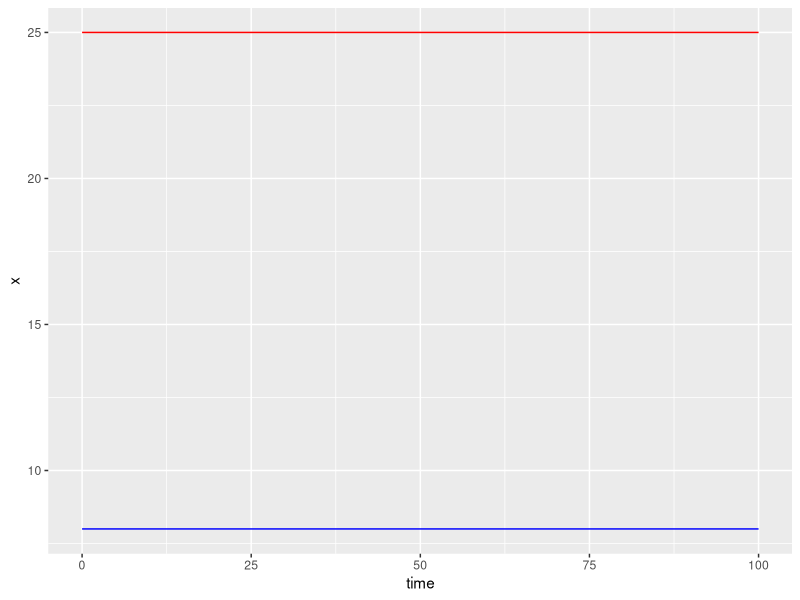
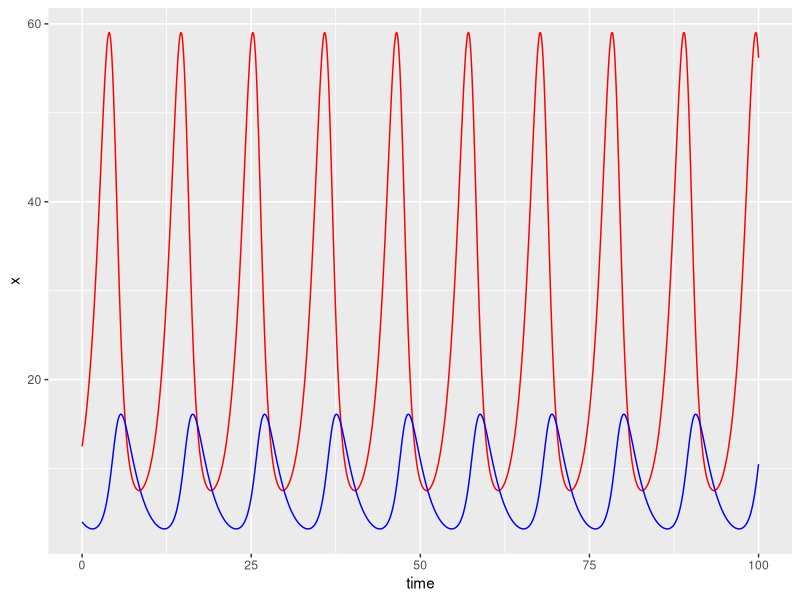
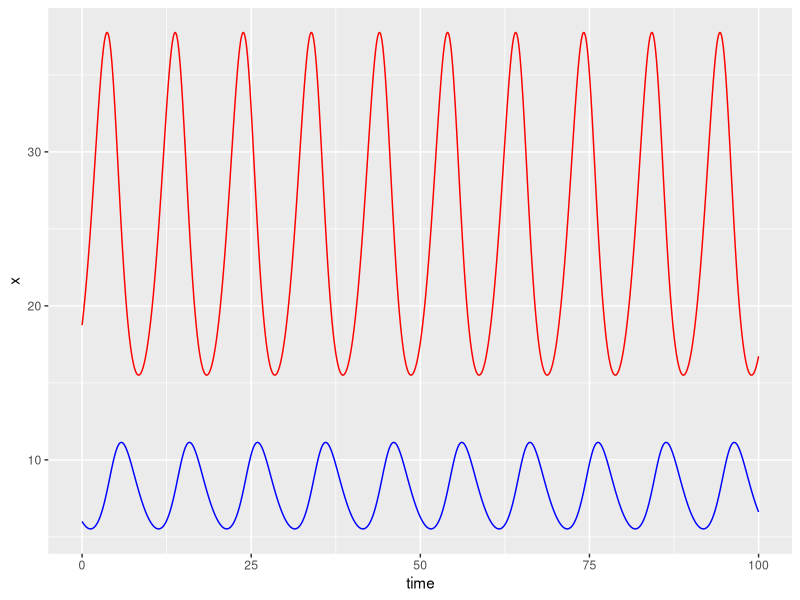
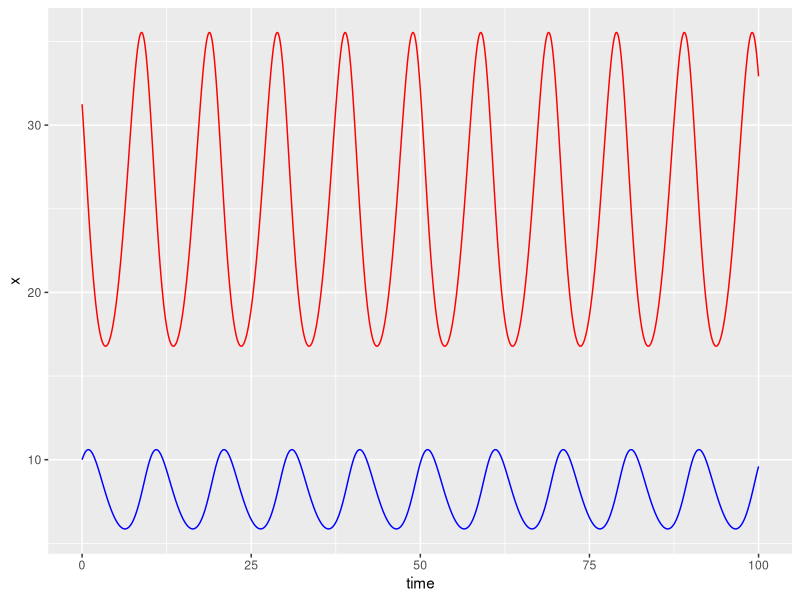
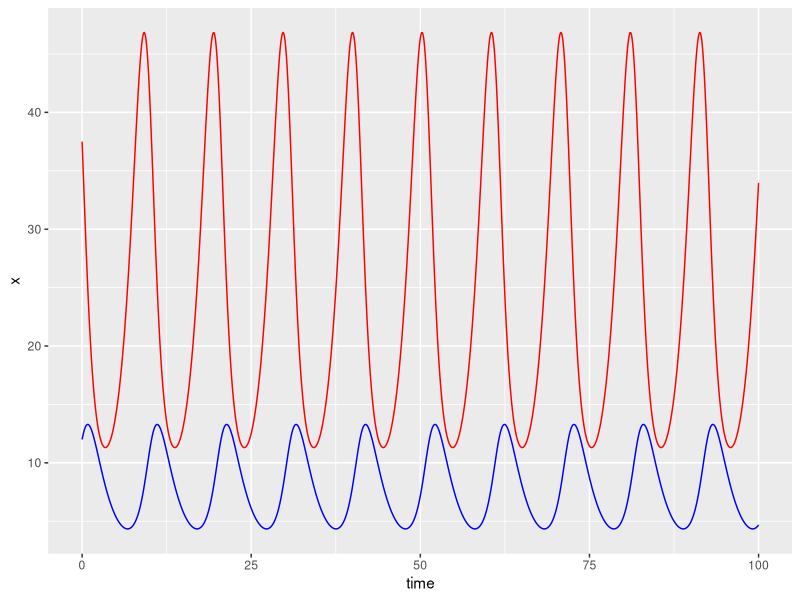
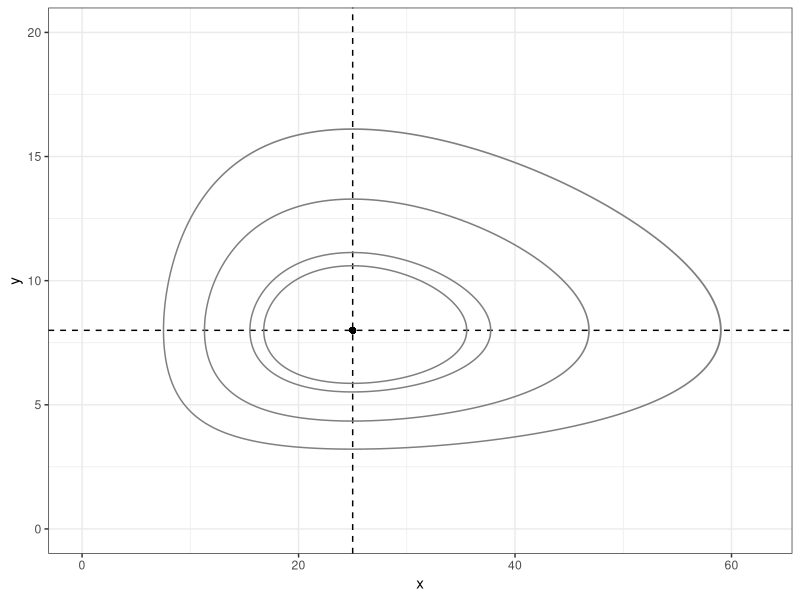
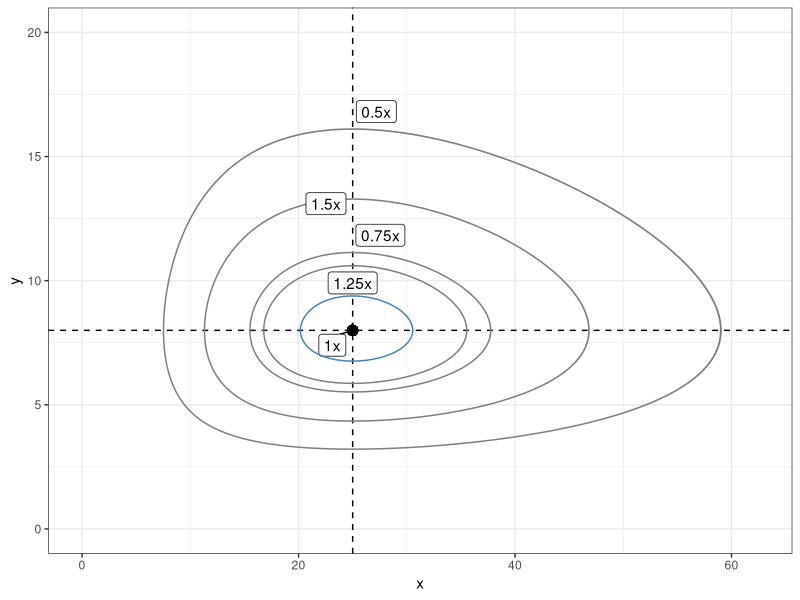
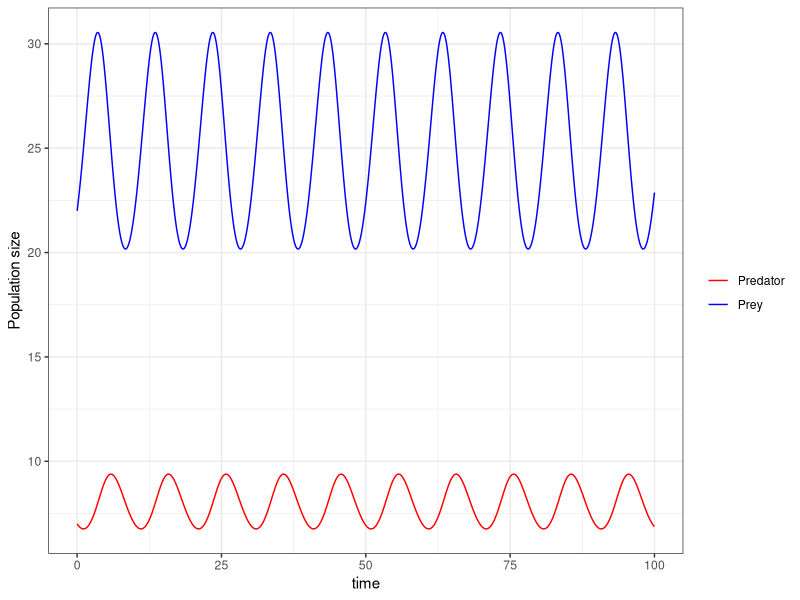

Write the R code that produced these figures, in order.
library(tidyverse)
library(deSolve)
library(ggrepel)

### Predator-prey Model-------------------
## Create a vector of parameters
param_eq<-c(alpha<-0.8,
            beta<-0.1,
            delta<-0.02,
            gamma<-0.5)
#therefore, equilibrium occurs at (25, 8)
xo_eq<-gamma/delta
yo_eq<-alpha/beta

#include additional starting population sizes
#0.5x
xo1<-.5*xo_eq
yo1<-.5*yo_eq

#0.75x
xo2<-.75*xo_eq
yo2<-.75*yo_eq

#1.25x
xo3<-1.25*xo_eq
yo3<-1.25*yo_eq

#1.5x
xo4<-1.5*xo_eq
yo4<-1.5*yo_eq


## Create state variables (prey and predator population sizes) as a vector with their initial values
state_eq<-c(x=xo_eq,
            y=yo_eq)

state1<-c(x=xo1,
          y=yo1)

state2<-c(x=xo2,y=yo2)

state3<-c(x=xo3,y=yo3)

state4<-c(x=xo4,y=yo4)


## Model equations
LVpred<-function(t,state,parameters){
  with(as.list(c(state,parameters)),{
    #rate of change equations
    dxdt<-(alpha*x)-(beta*x*y)
    dydt<-(delta*x*y)-(gamma*y)
    
    #returns rate of change
    list(c(dxdt,dydt))
  })
}


## Model application
#time specification
times<-seq(0,100,by=.1)

#model integration
ode(y=state_eq,times=times,func=LVpred,parms=param_eq) %>%
  as_tibble() -> outDF_eq

ode(y=state1,times=times,func=LVpred,parms=param_eq) %>%
  as_tibble() -> outDF1

ode(y=state2,times=times,func=LVpred,parms=param_eq) %>%
  as_tibble() -> outDF2

ode(y=state3,times=times,func=LVpred,parms=param_eq) %>%
  as_tibble() -> outDF3

ode(y=state4,times=times,func=LVpred,parms=param_eq) %>%
  as_tibble() -> outDF4


## Plot data
# Abundance vs. time
ggplot(outDF_eq) +
  geom_line(aes(time,x),color="red") +
  geom_line(aes(time,y),color="blue") 

ggplot(outDF1) +
  geom_line(aes(time,x),color="red") +
  geom_line(aes(time,y),color="blue") 

ggplot(outDF2) +
  geom_line(aes(time,x),color="red") +
  geom_line(aes(time,y),color="blue") 

ggplot(outDF3) +
  geom_line(aes(time,x),color="red") +
  geom_line(aes(time,y),color="blue") 

ggplot(outDF4) +
  geom_line(aes(time,x),color="red") +
  geom_line(aes(time,y),color="blue") 


# Predator vs. prey
ggplot(outDF_eq) +
  theme_bw() +
  geom_point(aes(x,y),color="black") +
  geom_hline(yintercept=yo_eq,linetype=2,color="black") +
  geom_vline(xintercept=xo_eq,linetype=2,color="black") +
  geom_path(data=outDF1,aes(x,y),color="gray50") +
  geom_path(data=outDF2,aes(x,y),color="gray50") +
  geom_path(data=outDF3,aes(x,y),color="gray50") +
  geom_path(data=outDF4,aes(x,y),color="gray50") +
  xlim(0,(2.5*xo_eq)) +
  ylim(0,(2.5*yo_eq))
  


### More flexible, concise coding
## Build DF of states
#set parameters
params<-c(alpha<-0.8,
          beta<-0.1,
          delta<-0.02,
          gamma<-0.5)

#select initial population sizes
xo<-22
yo<-7

inits<-c(x=xo,y=yo)

#build DF of 'graduated' initial population sizes
pop_mods<-c(0.5,0.75,1,1.25,1.5)
stateDF<-tibble(x=pop_mods*(gamma/delta),
                y=pop_mods*(alpha/beta),
                text=c("0.5x","0.75x","1x","1.25x","1.5x"))


## Develop population DFs
#create function for ode()
LVpred<-function(t,state,parameters){
  with(as.list(c(state,parameters)),{
    #rate of change equations
    dxdt<-(alpha*x)-(beta*x*y)
    dydt<-(delta*x*y)-(gamma*y)
    
    #returns rate of change
    list(c(dxdt,dydt))
  })
}

#time specification
times<-seq(0,100,by=.1)

#iteratively run function on stateDF
apply(stateDF[,1:2],1,
      function(x) as_tibble(ode(x %>% as.numeric() %>% setNames(c("x","y")),
                                times,LVpred,params))) -> predList 

Map(cbind,predList,text=stateDF[[3]]) %>%
  do.call("rbind",.) -> predDF
                                            

#run function on initial population sizes
ode(inits,times,LVpred,params) %>%
  as_tibble() -> user_predDF


## Build plot phases and add plot of initial population sizes
#create label dataframe
predDF %>%
  group_by(text) %>%
  summarize(x_eq=gamma/delta,
            y_max=max(y))-> pop_mods_labels

#develop phase plot
ggplot(data=predDF) +
  theme_bw() +
  geom_hline(yintercept=alpha/beta,linetype=2,color="black") +
  geom_vline(xintercept=gamma/delta,linetype=2,color="black") +
  geom_path(data=. %>% filter(text!="1x"),aes(x,y,group=text),color="gray50") +
  geom_point(data=. %>% filter(text=="1x"),aes(x,y),size=3) +
  geom_label_repel(data=pop_mods_labels,aes(x_eq,y_max,label=text)) +
  geom_path(data=user_predDF,aes(x,y),color="steelblue") +
  xlim(0,pmax(2.5*(gamma/delta),2.5*xo)) +
  ylim(0,pmax(2.5*(alpha/beta),2.5*yo))
  
  
## Plot x and y vs time
ggplot(data=user_predDF) +
  geom_line(aes(time,x,color="Prey")) +
  geom_line(aes(time,y,color="Predator")) +
  scale_color_manual(name="",values=c("Prey"="blue","Predator"="red")) +
  theme_bw() +
  labs(y="Population size")
  
  
